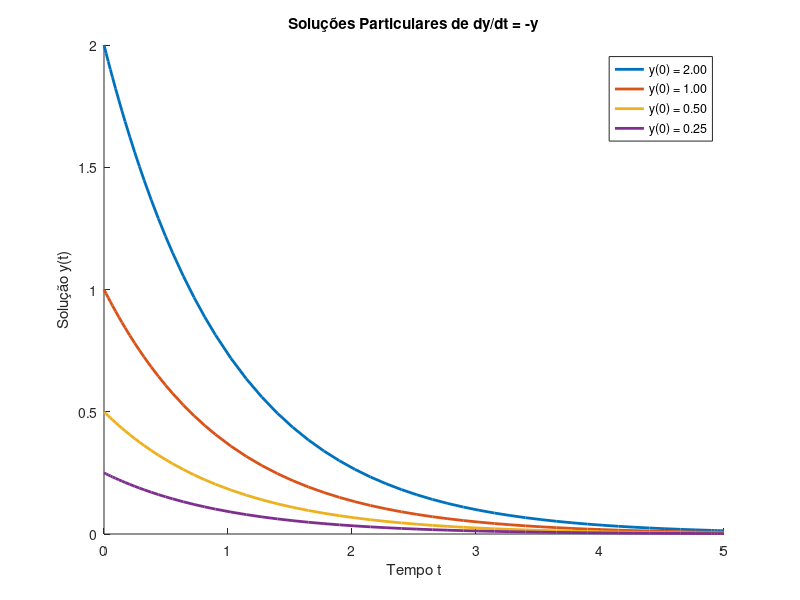

Recreate this plot in MATLAB.
%%
%     Aluno: João Antonio Mota Barioni
%     Disciplina: Modelagem Matemática
%     APS 2
%%

% Definição da equação diferencial e condição inicial
ode = @(t, y) -y;

% Valores iniciais para a solução y no t0
InitialValues = [2, 1, 0.5, 0.25];
tspan = [0, 5]; % Intervalo de tempo para a simulação

figure(2), clf, hold on

% Resolver e plotar cada solução
for i = 1:length(InitialValues)
    [T, Y] = ode45(ode, tspan, InitialValues(i));
    plot(T, Y, 'LineWidth', 2);
end

% Configurações do gráfico
title('Soluções Particulares de dy/dt = -y')
xlabel('Tempo t')
ylabel('Solução y(t)')
legend(arrayfun(@(c) sprintf('y(0) = %.2f', c), InitialValues, 'UniformOutput', false))
hold off